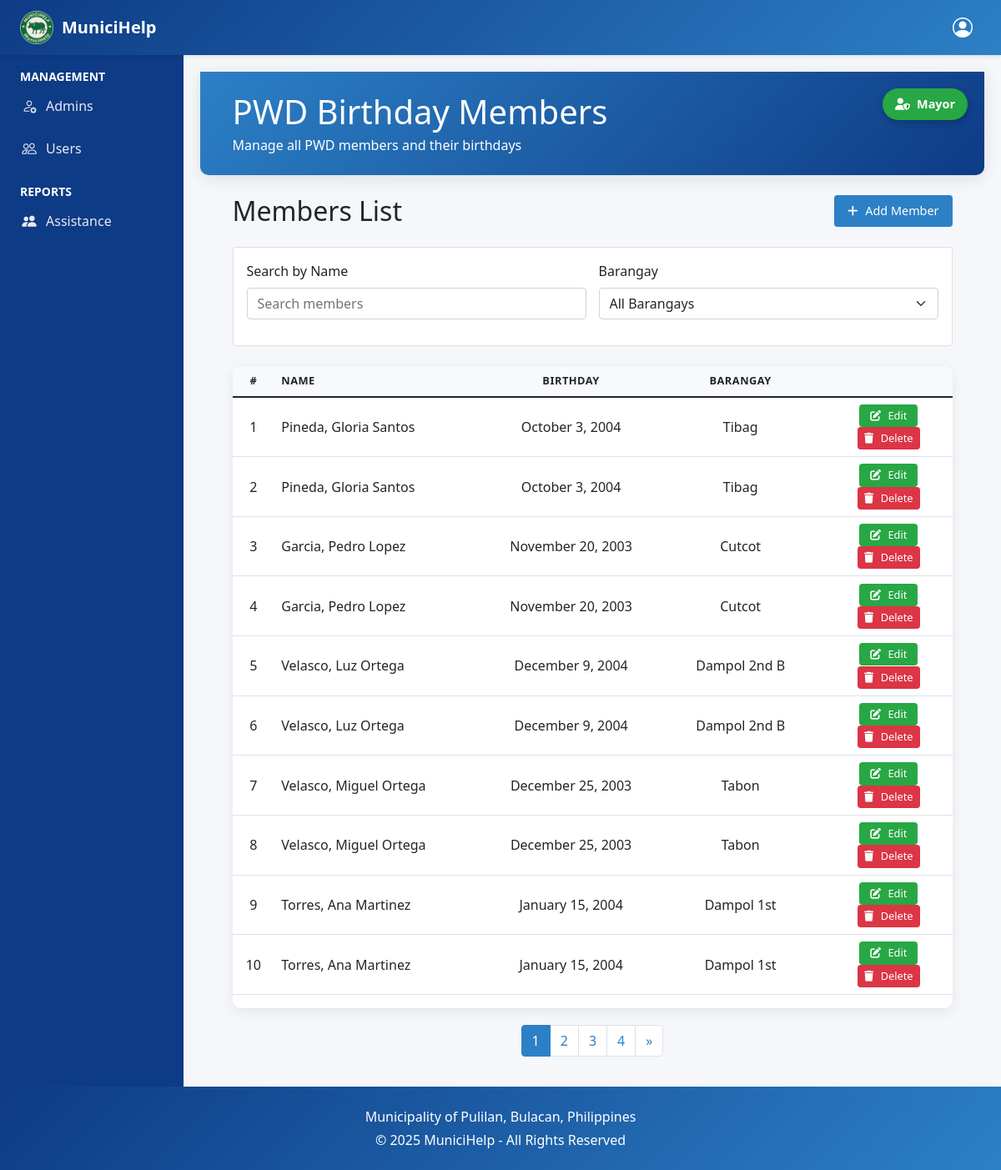
The app's page /mayor/pwd/admin/members.php (signed in) with its own data.
### tables this page shows
CREATE TABLE `pwd_birthday_members` (
  `id` int(11) NOT NULL AUTO_INCREMENT,
  `first_name` varchar(50) NOT NULL,
  `middle_name` varchar(50) DEFAULT NULL,
  `last_name` varchar(50) NOT NULL,
  `birthday` date NOT NULL,
  `barangay_id` int(11) NOT NULL,
  PRIMARY KEY (`id`),
  KEY `barangay_id` (`barangay_id`),
  KEY `birthday` (`birthday`)
);

CREATE TABLE `barangays` (
  `id` int(11) NOT NULL AUTO_INCREMENT,
  `name` varchar(50) NOT NULL,
  PRIMARY KEY (`id`)
);

### mayor/pwd/admin/members.php (the view, shortened to what this page needs)
<?php
include '../../../includes/db.php';
$pwd_admin_id = $_SESSION['pwd_admin_id'];
$admin_query = $conn->query("SELECT name FROM admins WHERE id = $pwd_admin_id");
$admin_data = $admin_query->fetch_assoc();
$admin_name = $admin_data['name'] ?? 'Admin';
$per_page = 10;
$page = isset($_GET['page']) ? (int)$_GET['page'] : 1;
$offset = ($page - 1) * $per_page;
$total_query = "SELECT COUNT(*) as total FROM pwd_birthday_members";
$total_result = $conn->query($total_query);
$total_row = $total_result->fetch_assoc();
$total_members = $total_row['total'];
$total_pages = ceil($total_members / $per_page);
$query = "SELECT m.id, m.first_name, m.middle_name, m.last_name, m.birthday,
                 m.barangay_id, br.name as barangay_name
          FROM pwd_birthday_members m
          JOIN barangays br ON m.barangay_id = br.id
          ORDER BY
            CASE
                WHEN DATE_FORMAT(birthday, '%m-%d') = DATE_FORMAT(CURDATE(), '%m-%d') THEN 1
                WHEN DATE_FORMAT(birthday, '%m-%d') > DATE_FORMAT(CURDATE(), '%m-%d') THEN 2
                ELSE 3
            END,
            DATE_FORMAT(birthday, '%m-%d'),
            m.last_name, m.first_name
          LIMIT $per_page OFFSET $offset";
$result = $conn->query($query);
$members = $result ? $result->fetch_all(MYSQLI_ASSOC) : [];
include '../../../includes/header.php';
?>
<!DOCTYPE html>
<html lang="en">
<head>
    <link href="https://cdn.jsdelivr.net/npm/bootstrap@5.1.3/dist/css/bootstrap.min.css" rel="stylesheet">
    <link rel="stylesheet" href="https://cdnjs.cloudflare.com/ajax/libs/font-awesome/6.0.0/css/all.min.css">
</head>
<body>
    <div class="dashboard-header">
        <div class="dashboard-container">
            <div class="d-flex justify-content-between align-items-center">
                <div>
                    <h1 class="mb-1">PWD Birthday Members</h1>
                    <p class="mb-0">Manage all PWD members and their birthdays</p>
                </div>
                <div class="admin-badge">
                    <i class="fas fa-user-shield"></i>
                    <span><?= htmlspecialchars($admin_name) ?></span>
                </div>
            </div>
        </div>
    </div>
    <div class="dashboard-container">
        <div class="action-header">
            <h2 class="mb-0">Members List</h2>
            <button type="button" class="btn btn-add" data-bs-toggle="modal" data-bs-target="#addMemberModal">
                <i class="fas fa-plus"></i> <span class="action-text">Add Member</span>
            </button>
        </div>
        <div class="card filter-card">
            <div class="card-body">
                <div class="filter-row">
                    <div class="filter-group">
                        <label class="form-label">Search by Name</label>
                        <input type="text" class="form-control" id="searchFilter" placeholder="Search members">
                    </div>
                    <div class="filter-group">
                        <label class="form-label">Barangay</label>
                        <select class="form-select" id="barangayFilter">
                            <option value="">All Barangays</option>
                        </select>
                    </div>
                </div>
            </div>
        </div>
        <div id="resultsContainer">
            <?php if (empty($members)): ?>
                <div class="no-members">
                    <i class="fas fa-users"></i>
                    <h4>No Members Found</h4>
                    <p>There are no members to display.</p>
                </div>
            <?php else:
                $sequence_number = (($page - 1) * $per_page) + 1;
?>
                <div class="table-responsive">
                    <table class="table table-hover">
                        <thead>
                            <tr>
                                <th class="table-col-seq">#</th>
                                <th class="table-col-name">Name</th>
                                <th class="table-col-birthday">Birthday</th>
                                <th class="table-col-barangay">Barangay</th>
                                <th class="table-col-actions"></th>
                            </tr>
                        </thead>
                        <tbody>
                            <?php foreach ($members as $member):
                            ?>
                                <tr class="member-row"
                                    data-id="<?= $member['id'] ?>"
                                    data-firstname="<?= htmlspecialchars(strtolower($member['first_name'])) ?>"
                                    data-lastname="<?= htmlspecialchars(strtolower($member['last_name'])) ?>"
                                    data-barangay="<?= $member['barangay_id'] ?>">
                                    <td class="table-col-seq"><?= $sequence_number ?></td>
                                    <td class="table-col-name">
                                        <?= htmlspecialchars($member['last_name']) ?>, <?= htmlspecialchars($member['first_name']) ?>
                                        <?= !empty($member['middle_name']) ? ' ' . htmlspecialchars($member['middle_name'], 0, 1): '' ?>
                                    </td>
                                    <td class="table-col-birthday">
                                        <?= date('F j, Y', strtotime($member['birthday'])) ?>
                                    </td>
                                    <td class="table-col-barangay"><?= htmlspecialchars($member['barangay_name']) ?></td>
                                    <td class="table-col-actions">
                                        <button class="btn btn-edit edit-member" data-id="<?= $member['id'] ?>">
                                            <i class="fas fa-edit"></i> <span class="action-text">Edit</span>
                                        </button>
                                        <button class="btn btn-delete delete-member" data-id="<?= $member['id'] ?>">
                                            <i class="fas fa-trash"></i> <span class="action-text">Delete</span>
                                        </button>
                                    </td>
                                </tr>
                            <?php
                        $sequence_number++; endforeach; ?>
                        </tbody>
                    </table>
                </div>
                <?php if ($total_pages > 1): ?>
                    <nav aria-label="Page navigation">
                        <ul class="pagination">
                            <?php
                            $max_pages = (isset($_SERVER['HTTP_USER_AGENT']) && preg_match('/Mobile|Android|iPhone|iPad|iPod/i', $_SERVER['HTTP_USER_AGENT'])) ? 5 : 10;
                            $start_page = max(1, $page - floor($max_pages / 2));
                            $end_page = min($total_pages, $start_page + $max_pages - 1);
                            if ($end_page - $start_page < $max_pages - 1) {
                                $start_page = max(1, $end_page - $max_pages + 1);
                            }
                            for ($i = $start_page; $i <= $end_page; $i++): ?>
                                <li class="page-item <?= $i == $page ? 'active' : '' ?>">
                                    <a class="page-link" href="?page=<?= $i ?>"><?= $i ?></a>
                                </li>
                            <?php endfor; ?>
                            <?php if ($page < $total_pages): ?>
                                <li class="page-item">
                                    <a class="page-link" href="?page=<?= $page + 1 ?>" aria-label="Next">
                                        <span aria-hidden="true">&raquo;</span>
                                    </a>
                                </li>
                            <?php endif; ?>
                        </ul>
                    </nav>
                <?php endif; ?>
            <?php endif; ?>
        </div>
    </div>
    <?php include '../../../includes/footer.php'; ?>
</body>
</html>

### assets/css/styles.css (style rules this page uses)
:root { --munici-green: #0E3B85; --munici-green-light: #2C80C6; }
.form-control { max-width: 100%; padding: 0.5rem 0.75rem; }

### includes/header.php (style rules this page uses)
:root { --munici-green-dark: #0E3B85; --munici-green-light: #2C80C6; --munici-green: #42A5F5; --munici-green-light-bg: #E3F2FD; --pending: #FFC107; --approved: #28A745; --completed: #4361ee; --emerggency: #D32F2F; --light-color: #f8f9fa; --dark-color: #212529; }
body { display: flex; flex-direction: column; min-height: 100vh; background-color: #f5f7fb; font-family: 'Segoe UI', Tahoma, Geneva, Verdana, sans-serif; }
.dashboard-header { background: linear-gradient(135deg, var(--munici-green), var(--munici-green-dark)); color: white; padding: 1.5rem 0; margin-bottom: 1.5rem; border-radius: 0 0 10px 10px; box-shadow: 0 4px 20px rgba(0, 0, 0, 0.1); }

### mayor/pwd/admin/members.php (style rules this page uses)
:root { --munici-green: #2C80C6; --munici-green-light: #42A5F5; --pending: #FFC107; --approved: #28A745; --completed: #4361ee; --declined: #DC3545; --cancelled: #6C757D; --light-color: #f8f9fa; --dark-color: #212529; --birthday: #E91E63; --upcoming: #FF9800; }
body { background-color: #f5f7fb; font-family: 'Segoe UI', Tahoma, Geneva, Verdana, sans-serif; }
.dashboard-container { width: 95%; max-width: 1800px; margin: 0 auto; padding: 0 15px; }
.dashboard-header { background: linear-gradient(135deg, var(--munici-green), #0E3B85); color: white; padding: 1.5rem 0; margin-bottom: 1.5rem; border-radius: 0 0 10px 10px; box-shadow: 0 4px 20px rgba(0, 0, 0, 0.1); position: relative; }
.admin-badge { position: absolute; right: 20px; top: 20px; background: #28a745; padding: 8px 15px; border-radius: 20px; font-size: 0.9rem; display: flex; align-items: center; color: white; box-shadow: 0 4px 8px rgba(0, 0, 0, 0.2); font-weight: 600; transition: all 0.3s ease; }
.admin-badge i { margin-right: 8px; filter: brightness(0) invert(1); }
.action-header { display: flex; justify-content: space-between; align-items: center; margin-bottom: 1.5rem; flex-wrap: wrap; gap: 1rem; }
.filter-card { margin-bottom: 1.5rem; }
.filter-row { display: flex; gap: 15px; margin-bottom: 15px; flex-wrap: wrap; align-items: flex-end; }
.filter-group { flex: 1; min-width: 150px; }
.table-responsive { border-radius: 10px; box-shadow: 0 4px 15px rgba(0, 0, 0, 0.08); background-color: white; overflow-x: auto; }
.table th { background-color: #f8f9fa; border-top: none; font-weight: 600; text-transform: uppercase; font-size: 0.8rem; letter-spacing: 0.5px; white-space: nowrap; }
.table td { vertical-align: middle; }
.table-col-seq { width: 5%; text-align: center; }
.table-col-name { width: 25%; }
.table-col-birthday { width: 20%; text-align: center; }
.table-col-barangay { width: 20%; text-align: center; }
.table-col-actions { width: 15%; text-align: center; }
.btn-edit { background-color: var(--approved); color: white; border: none; padding: 0.25rem 0.5rem; font-size: 0.8rem; min-width: 70px; }
.btn-delete { background-color: var(--declined); color: white; border: none; padding: 0.25rem 0.5rem; font-size: 0.8rem; min-width: 70px; }
.btn-add { background-color: var(--munici-green); color: white; border: none; padding: 0.5rem 1rem; font-size: 0.9rem; }
.pagination { justify-content: center; margin-top: 20px; flex-wrap: wrap; }
.page-item.active .page-link { background-color: var(--munici-green); border-color: var(--munici-green); }
.page-link { color: var(--munici-green); }
@media (min-width: 769px) { .action-text { display: inline; } }
@media (min-width: 769px) { .btn i { margin-right: 5px; } }

### records on screen
pwd_birthday_members: last_name "Pineda", first_name "Gloria", middle_name "Santos", birthday "October 3, 2004", barangay.name "Tibag"
pwd_birthday_members: last_name "Pineda", first_name "Gloria", middle_name "Santos", birthday "October 3, 2004", barangay.name "Tibag"
pwd_birthday_members: last_name "Garcia", first_name "Pedro", middle_name "Lopez", birthday "November 20, 2003", barangay.name "Cutcot"
pwd_birthday_members: last_name "Garcia", first_name "Pedro", middle_name "Lopez", birthday "November 20, 2003", barangay.name "Cutcot"
pwd_birthday_members: last_name "Velasco", first_name "Luz", middle_name "Ortega", birthday "December 9, 2004", barangay.name "Dampol 2nd B"
pwd_birthday_members: last_name "Velasco", first_name "Luz", middle_name "Ortega", birthday "December 9, 2004", barangay.name "Dampol 2nd B"
pwd_birthday_members: last_name "Velasco", first_name "Miguel", middle_name "Ortega", birthday "December 25, 2003", barangay.name "Tabon"
pwd_birthday_members: last_name "Velasco", first_name "Miguel", middle_name "Ortega", birthday "December 25, 2003", barangay.name "Tabon"
pwd_birthday_members: last_name "Torres", first_name "Ana", middle_name "Martinez", birthday "January 15, 2004", barangay.name "Dampol 1st"
pwd_birthday_members: last_name "Torres", first_name "Ana", middle_name "Martinez", birthday "January 15, 2004", barangay.name "Dampol 1st"

### other values on screen
$admin_name "Mayor"
